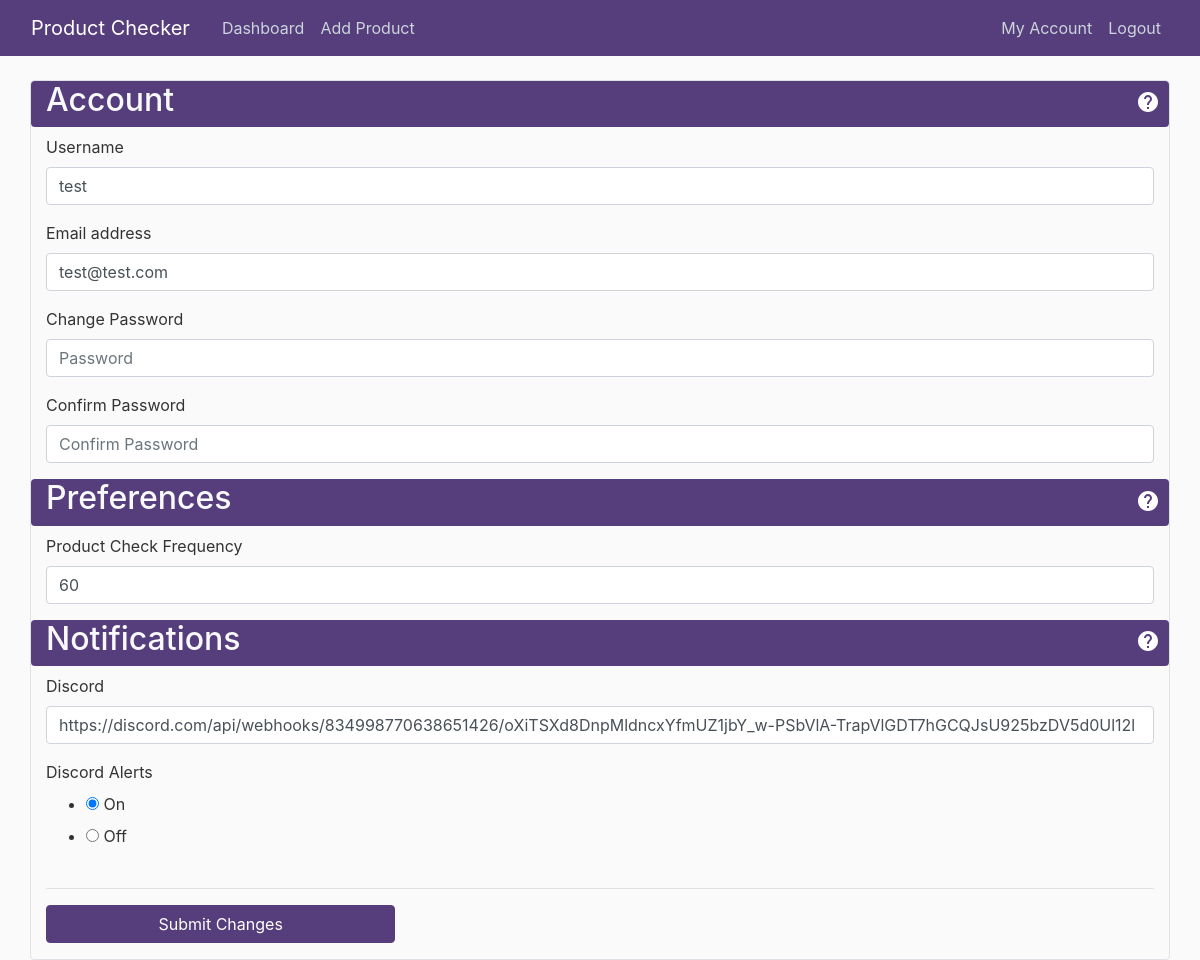
Page /account (signed in) on the committed database.
### productchecker/models.py (models this page shows, shortened)
class User(db.Model, UserMixin):
    id = db.Column(db.Integer, primary_key=True)
    username = db.Column(db.String(30), unique=True, nullable=False)
    email = db.Column(db.String(100), unique=True, nullable=False)
    password = db.Column(db.String(60), nullable=False)
    discord_webhook = db.Column(db.String(150), nullable=True)
    discord_active = db.Column(db.Boolean, nullable=False, default=0)
    help_active = db.Column(db.Boolean, nullable=False, default=1)
    check_freq = db.Column(db.Integer, nullable=False, default=60)
    products = db.relationship('Product', backref='user', lazy=True)

### productchecker/routes.py (the view)
@app.route("/account", methods=['GET', 'POST'])
@login_required
def account():
    form = UpdateAccountForm()
    if form.validate_on_submit():
        current_user.username = form.username.data
        current_user.email = form.email.data
        if form.password.data != '':
            current_user.password = bcrypt.generate_password_hash(form.password.data).decode('utf-8')
        current_user.discord_webhook = form.discord_webhook.data
        current_user.discord_active = bool(form.discord_active.data)
        current_user.check_freq = form.check_freq.data
        AppAttr.update_check_freq(form.check_freq.data)
        db.session.commit()
        flash('Account Updated', 'success')
        return redirect(url_for('account'))
    elif request.method == 'GET':
        form.username.data = current_user.username
        form.email.data = current_user.email
        form.discord_webhook.data = current_user.discord_webhook
        form.discord_active.data = current_user.discord_active
        form.check_freq.data = current_user.check_freq
    return render_template('account.html', form=form)

### productchecker/forms.py (shortened to what this page needs)
class UpdateAccountForm(FlaskForm):
    username = StringField('Username', validators=[
                           DataRequired(), Length(min=username_min, max=username_max)])
    email = StringField('Email', validators=[DataRequired(), Email()])
    password = PasswordField('Password')
    confirm_password = PasswordField('Confirm Password', validators=[EqualTo('password')])
    check_freq = IntegerField('Check Frequency', validators=[
                           DataRequired(), NumberRange(min=freq_min, max=freq_max)])
    discord_webhook = StringField('Webhook URL')
    discord_active = RadioField(coerce=int, choices=[(1,'On'),(0,'Off')])
    submit = SubmitField('Submit Changes')

### productchecker/models.py (called while the page is built)
@login_manager.user_loader
def load_user(user_id):
    return User.query.get(int(user_id))

### productchecker/templates/account.html (shortened to what this page needs)
{% extends "layout.html" %}
{% block content %}
<div class="container border rounded">
	<div class="row bg-primary rounded" style="background-color: #563d7c!important;">
		<div class="col-4 mr-auto">
			<h2 class="text-light">Account</h2>
		</div>
		<div>
			<button type="button" class="btn btn-sm mt-1" style="background-color:transparent" data-toggle="modal"
				data-target="#accountHelp">
				<img src="/static/help.svg" alt="help" width="24" height="24" />
			</button>
		</div>
	</div>
	<div class="row mt-2">
		<div class="col">
			<form novalidate method="POST" action="">
				<div class="form-group">
					<label>Username</label>
					{% if form.username.errors %}
					{{ form.username(class="form-control is-invalid", placeholder="Username") }}
					<div class="invalid-feedback">
						{% for error in form.username.errors %}
						<span>{{ error }}</span>
						{% endfor %}
					</div>
					{% else %}
					{{ form.username(class="form-control", placeholder="Username") }}
					{% endif %}
				</div>
				<div class="form-group">
					<label>Email address</label>
					{% if form.email.errors %}
					{{ form.email(class="form-control is-invalid", placeholder="Email") }}
					<div class="invalid-feedback">
						{% for error in form.email.errors %}
						<span>{{ error }}</span>
						{% endfor %}
					</div>
					{% else %}
					{{ form.email(class="form-control", placeholder="Email") }}
					{% endif %}
				</div>
				<div class="form-group">
					<label>Change Password</label>
					{% if form.password.errors %}
					{{ form.password(class="form-control is-invalid", placeholder="Password") }}
					<div class="invalid-feedback">
						{% for error in form.password.errors %}
						<span>{{ error }}</span>
						{% endfor %}
					</div>
					{% else %}
					{{ form.password(class="form-control", placeholder="Password") }}
					{% endif %}
				</div>
				<div class="form-group">
					<label>Confirm Password</label>
					{% if form.confirm_password.errors %}
					{{ form.confirm_password(class="form-control is-invalid", placeholder="Confirm Password") }}
					<div class="invalid-feedback">
						{% for error in form.confirm_password.errors %}
						<span>{{ error }}</span>
						{% endfor %}
					</div>
					{% else %}
					{{ form.confirm_password(class="form-control", placeholder="Confirm Password") }}
					{% endif %}
				</div>
				<div class="row bg-primary rounded" style="background-color: #563d7c!important;">
					<div class="col-4 mr-auto">
						<h2 class="text-light">Preferences</h2>
					</div>
					<div>
						<button type="button" class="btn btn-sm mt-1" style="background-color:transparent" data-toggle="modal"
							data-target="#preferencesHelp">
							<img src="/static/help.svg" alt="help" width="24" height="24" />
						</button>
					</div>
				</div>
				<div class="row mt-2">
					<div class="col">
						<div class="form-group">
							<label>Product Check Frequency</label>
							{% if form.check_freq.errors %}
							{{ form.check_freq(class="form-control is-invalid", placeholder="Time(Seconds)") }}
							<div class="invalid-feedback">
								{% for error in form.check_freq.errors %}
								<span>{{ error }}</span>
								{% endfor %}
							</div>
							{% else %}
							{{ form.check_freq(class="form-control", placeholder="Time(Seconds)") }}
							{% endif %}
						</div>
					</div>
				</div>
				<div class="row bg-primary rounded" style="background-color: #563d7c!important;">
					<div class="col-4 mr-auto">
						<h2 class="text-light">Notifications</h2>
					</div>
					<div>
						<button type="button" class="btn btn-sm mt-1" style="background-color:transparent" data-toggle="modal"
							data-target="#notificationsHelp">
							<img src="/static/help.svg" alt="help" width="24" height="24" />
						</button>
					</div>
				</div>
				<div class="row mt-2">
					<div class="col">
						<div class="form-group">
							<label>Discord</label>
							{% if form.discord_webhook.errors %}
							{{ form.discord_webhook(class="form-control is-invalid", placeholder="Webhook URL") }}
							<div class="invalid-feedback">
								{% for error in form.discord_webhook.errors %}
								<span>{{ error }}</span>
								{% endfor %}
							</div>
							{% else %}
							{{ form.discord_webhook(class="form-control", placeholder="Webhook URL") }}
							{% endif %}
						</div>
					</div>
				</div>
				<div class="row">
					<div class="col">
						<label>Discord Alerts</label>
						{{ form.discord_active() }}
					</div>
				</div>
				<hr>
				<div class="row mt-2">
					<div class="col-lg-4 col-md-6">
						<div class="form-group">
							{{ form.submit(class="btn btn-primary btn-block") }}
						</div>
					</div>
				</div>
			</form>
		</div>
	</div>
</div>
{% endblock %}

### productchecker/static/main.css (style rules this page uses)
body { background: #fafafa; color: #333333; margin-top: 5rem; }
h1, h2, h3, h4, h5, h6 { color: #444444; }
.bg-primary { color:#fff; background-color:#563d7c; border-color:#563d7c }
.btn-primary { color:#fff; background-color:#563d7c; border-color:#563d7c }

### rows in the picture
User: username "test", email "test@test.com", check_freq "60", discord_webhook "https://discord.com/api/webhooks/834998770638651426/oXiTSXd8DnpMldncxYfmUZ1jbY_w-PSbVlA-TrapVlGDT7hGCQJsU925bzDV5d0Ul12l", discord_active "☑ On ☐ Off"
